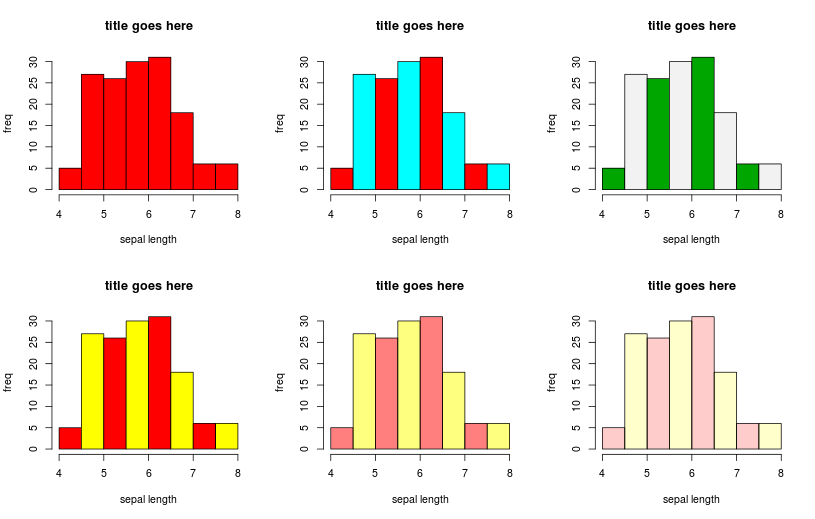

Here is the R script that generated this plot:
par(mfrow=c(2,3))
#this distributes the screen into 2 rows of 5 cols each.
iris=na.omit(iris)
hist(iris$Sepal.Length,main="title goes here",col=rainbow(1),xlab = "sepal length",ylab="freq")
hist(iris$Sepal.Length,main="title goes here",col=rainbow(2),xlab = "sepal length",ylab="freq")
hist(iris$Sepal.Length,main="title goes here",col=terrain.colors(2),xlab = "sepal length",ylab="freq")
hist(iris$Sepal.Length,main="title goes here",col=heat.colors(2),xlab = "sepal length",ylab="freq")
hist(iris$Sepal.Length,main="title goes here",col=heat.colors(2,aplha=0.5),xlab = "sepal length",ylab="freq")
hist(iris$Sepal.Length,main="title goes here",col=heat.colors(2,0.5),xlab = "sepal length",ylab="freq")
hist(iris$Sepal.Length,main="title goes here",col=heat.colors(2,0.2),xlab = "sepal length",ylab="freq")
hist(iris$Sepal.Length,main="title goes here",col=heat.colors(1,0.2),xlab = "sepal length",ylab="freq")
hist(iris$Sepal.Length,main="title goes here",col=heat.colors(1,0.5),xlab = "sepal length",ylab="freq")
hist(iris$Sepal.Length,main="title goes here",col=heat.colors(5,0.5),xlab = "sepal length",ylab="freq")
